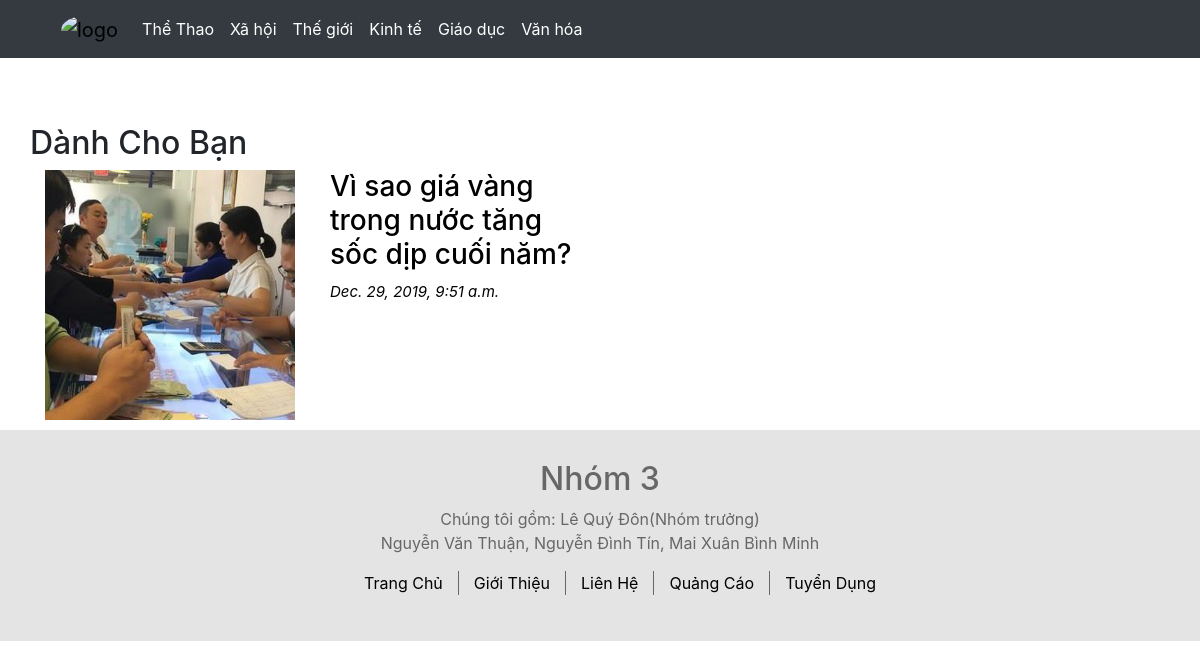
Page /polls/list/4 on the committed database.
### polls/models.py (models this page shows)
class Theloai(models.Model):
    id = models.AutoField(primary_key=True)
    ten_the_loai=models.CharField(max_length=200)

class Tintuc(models.Model):
    id=models.AutoField(primary_key=True)
    tieu_de=models.CharField(max_length=1000)
    tom_tat=models.TextField(default={})
    hinh=models.ImageField(upload_to="images/", blank=True, null=True)
    ngaytao=models.DateTimeField(auto_now = True)
    noidung=RichTextField()
    theloai=models.ForeignKey(Theloai,on_delete=models.CASCADE)

### polls/views.py (the view)
# urls.py: path('list/<int:loai_id>',views.viewlisttintuc,name="list"),
def viewlisttintuc(request, loai_id):
    listtt=Theloai.objects.get(pk=loai_id)
    listloai=Theloai.objects.all()
    return render(request,"polls/loaitintuc.html",{"tintuc":listtt,"listloai":listloai})

### polls/templates/polls/loaitintuc.html (shortened to what this page needs)
 {% extends 'polls/base.html' %}
 {% block content %}
  <header>
        <div class="container-fluid bg-dark menu ">
            <div class="container ">
                <nav class="navbar navbar-expand-sm bg-dark navbar-dark ">
                    <a class="navbar-brand" href="{% url 'index' %}">
                        <img src="https://image.freepik.com/free-vector/newspaper-logo_10250-2347.jpg" alt="logo" class="logo">
                    </a>
                    <ul class="navbar-nav">
                       {% for item in listloai %}
                       <li class="nav-item">
                        <a class="nav-link text-white" href="{% url 'list' item.id %}">{{item.ten_the_loai}}</a>
                        <li>
                        {% endfor %}
                    </ul>
                </nav>
            </div>
        </div>
    </header>
 <br>
 <main>
    <div class="container">
            <div class="row"><h2>Dành Cho Bạn</h2></div>
            <div class="row ">
            {% for item in tintuc.tintuc_set.all %}
                <div class="col-6 item">
                    <div class="container-fluid">
                        <a href="{% url 'tintuc' item.id %}">
                            <div class="row ">
                                <div class="col-6 "><img class="img-cart" src="{{item.hinh.url}}" alt="" height="250px" width="250px" ></div>
                                <div class="col-6 b ">
                                    <h3>{{item.tieu_de}}</h3>
                                    <p><i style="color: black;">{{item.ngaytao}}</i></p>
                                </div>
                            </div>
                        </a>
                    </div>
                </div>
            {% endfor %}
            </div>
        </div>
 </main>
 <footer >
        <div class="container-fluid ">
           <div class="container">
               <h2>Nhóm 3</h2>
               <p> Chúng tôi gồm: Lê Quý Đôn(Nhóm trưởng) <br> Nguyễn Văn Thuận, Nguyễn Đình Tín, Mai Xuân Bình Minh </p>
               <ul>
                    <li class="link" style="border: 0;"><a href="">Trang Chủ</a></li>
                    <li class="link"><a href="">Giới Thiệu</a></li>
                    <li class="link"><a href="">Liên Hệ</a></li>
                    <li class="link"><a href="">Quảng Cáo</a></li>
                    <li class="link"><a href="">Tuyển Dụng</a></li>
               </ul>
           </div>
        </div>
   </footer>
 {% endblock %}

### polls/templates/polls/loaitintuc.html (style rules this page uses)
.menu { position: fixed; z-index: 1; top: 0; }
img { object-fit: cover; }
img.logo { width: 40px; height: 40px; border-radius: 50%; }
main { margin-top: 50px; }
.item { margin-bottom: 10px; padding: 0; }
i { color: white; font-size: 15px; }
a { color: black !important; }
footer { padding: 30px; color: rgb(104, 103, 103); background-color: rgb(228, 228, 228); text-align: center; }
ul { display: flex; justify-content: center; }
li.link { margin: 0; padding: 0px 15px; border-left: 1px solid; list-style: none; }

### rows in the picture
Theloai: ten_the_loai "Thể Thao"
Theloai: ten_the_loai "Xã hội"
Theloai: ten_the_loai "Thế giới"
Theloai: ten_the_loai "Kinh tế"
Theloai: ten_the_loai "Giáo dục"
Theloai: ten_the_loai "Văn hóa"
Tintuc: hinh (picture), tieu_de "Vì sao giá vàng trong nước tăng sốc dịp cuối năm?", ngaytao "Dec. 29, 2019, 9:51 a.m."
